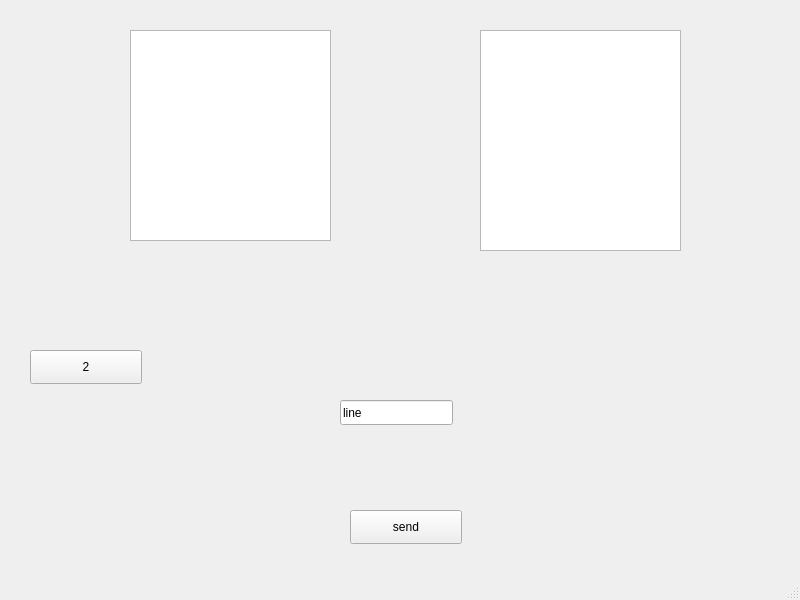
<?xml version="1.0" encoding="UTF-8"?>
<ui version="4.0">
 <class>MainWindow</class>
 <widget class="QMainWindow" name="MainWindow">
  <property name="geometry">
   <rect>
    <x>0</x>
    <y>0</y>
    <width>800</width>
    <height>600</height>
   </rect>
  </property>
  <property name="windowTitle">
   <string>MainWindow</string>
  </property>
  <widget class="QWidget" name="centralwidget">
   <widget class="QTextEdit" name="textEdit1">
    <property name="geometry">
     <rect>
      <x>480</x>
      <y>30</y>
      <width>201</width>
      <height>221</height>
     </rect>
    </property>
   </widget>
   <widget class="QTextEdit" name="textEdit_2">
    <property name="geometry">
     <rect>
      <x>130</x>
      <y>30</y>
      <width>201</width>
      <height>211</height>
     </rect>
    </property>
   </widget>
   <widget class="QPushButton" name="pushButton">
    <property name="geometry">
     <rect>
      <x>350</x>
      <y>510</y>
      <width>112</width>
      <height>34</height>
     </rect>
    </property>
    <property name="text">
     <string>send</string>
    </property>
   </widget>
   <widget class="QLineEdit" name="lineEdit">
    <property name="geometry">
     <rect>
      <x>340</x>
      <y>400</y>
      <width>113</width>
      <height>25</height>
     </rect>
    </property>
    <property name="text">
     <string>line</string>
    </property>
   </widget>
   <widget class="QPushButton" name="pushButton_2">
    <property name="geometry">
     <rect>
      <x>30</x>
      <y>350</y>
      <width>112</width>
      <height>34</height>
     </rect>
    </property>
    <property name="text">
     <string>2</string>
    </property>
   </widget>
  </widget>
  <widget class="QMenuBar" name="menubar">
   <property name="geometry">
    <rect>
     <x>0</x>
     <y>0</y>
     <width>800</width>
     <height>29</height>
    </rect>
   </property>
  </widget>
  <widget class="QStatusBar" name="statusbar"/>
 </widget>
 <resources/>
 <connections/>
</ui>
